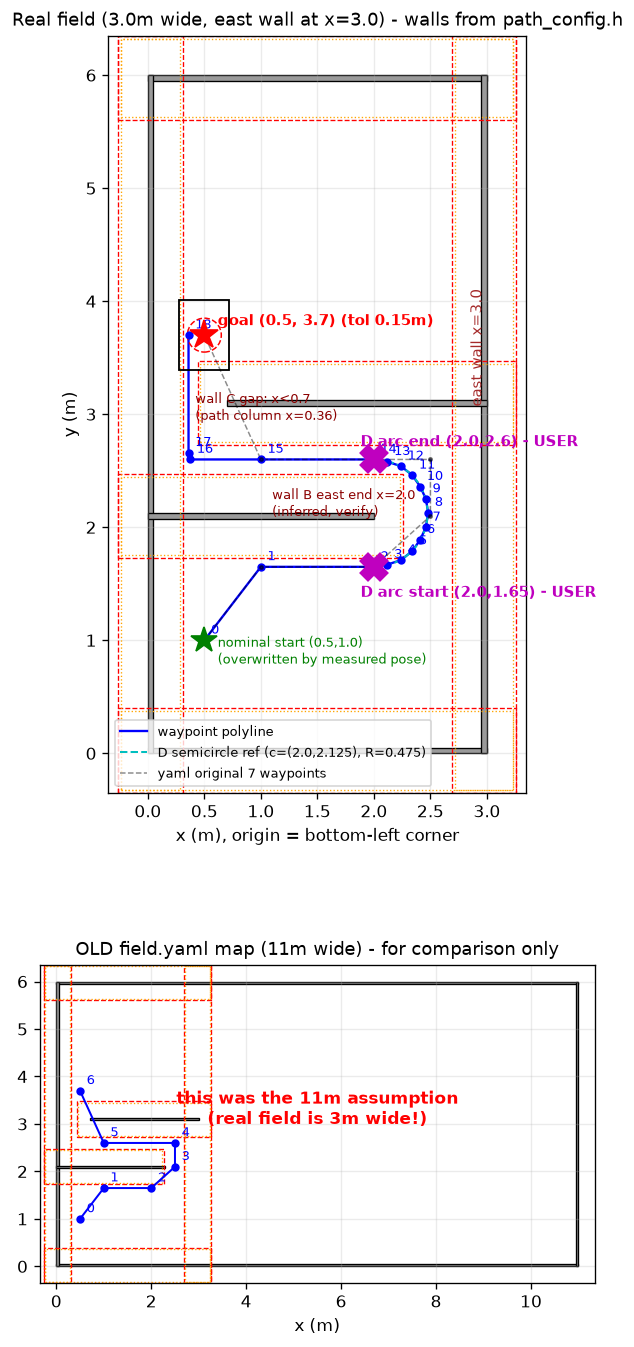

The Python source for this figure:
# -*- coding: utf-8 -*-
"""
map_check.py —— 场地地图 + 路径点可视化检查工具(仅 PC 运行,不参与 Keil 编译)

用途:
  把 user/path_planner/path_config.h 里的真实场地(墙表)与路径点画出来,
  并标记用户给出的关键点,用于肉眼核对场地几何是否有问题。

数据来源(与 C 代码同一份配置,永远同步):
  - PATH_WALLS_TABLE      真实墙体
  - PATH_WAYPOINTS_TABLE  路径点(含注释标签)
  - 机器人尺寸 / 膨胀余量 / 终点与到达容差

输出:
  1) map_check.png         地图(真实场地 + yaml 旧地图对比)
  2) 控制台文字报告       每个路径点到墙的距离、线段是否穿墙、关键净距

运行:
  pip install matplotlib
  python3 map_check.py
"""
import math
import re
from pathlib import Path

HERE = Path(__file__).resolve().parent
CFG = HERE / "path_config.h"
OUT = HERE / "map_check.png"

# 旧 field.yaml 反推的场地(仅用于对比,注意真实场地是 3m 宽)
YAML_WALLS = [
    (0.000, 0.000, 11.000, 0.049),   # south
    (0.000, 5.951, 11.000, 6.000),   # north
    (0.000, 0.000, 0.049, 6.000),    # west
    (10.951, 0.000, 11.000, 6.000),  # east
    (0.000, 2.075, 2.300, 2.125),    # wall_B
    (0.700, 3.075, 3.000, 3.125),    # wall_C
]
YAML_WAYPOINTS = [
    (0.50, 1.00), (1.00, 1.65), (2.00, 1.65), (2.50, 2.10),
    (2.50, 2.60), (1.00, 2.60), (0.50, 3.70),
]

# ---------------------------------------------------------------- 解析 config
def macro_block(text, name):
    """提取 #define NAME 的完整宏体(含续行),返回字符串。"""
    lines = text.splitlines()
    for idx, ln in enumerate(lines):
        m = re.match(r"#define\s+" + name + r"\b\s*(.*)$", ln)
        if not m:
            continue
        body = m.group(1)
        while body.rstrip().endswith("\\"):
            idx += 1
            body = body.rstrip()[:-1] + "\n" + lines[idx]
        return body
    raise KeyError(name)

def parse_rects(block):
    out = []
    for m in re.finditer(
        r"\{([\d.eE+-]+)f?\s*,\s*([\d.eE+-]+)f?\s*,\s*"
        r"([\d.eE+-]+)f?\s*,\s*([\d.eE+-]+)f?\s*\}\s*,?\s*(/\*.*?\*/)?",
        block, re.S):
        label = (m.group(5) or "").strip("/* ").strip().replace("\n", " ")
        out.append((float(m.group(1)), float(m.group(2)),
                    float(m.group(3)), float(m.group(4)), label))
    return out

def parse_pairs(block):
    out = []
    for m in re.finditer(
        r"\{([\d.eE+-]+)f?\s*,\s*([\d.eE+-]+)f?\s*\}\s*,?\s*(/\*.*?\*/)?",
        block, re.S):
        label = (m.group(3) or "").strip("/* ").strip().replace("\n", " ")
        out.append((float(m.group(1)), float(m.group(2)), label))
    return out

def parse_float(text, name):
    m = re.search(r"#define\s+" + name + r"\s+([\d.eE+-]+)f?", text)
    return float(m.group(1))

cfg = CFG.read_text(encoding="gbk")
WALLS = parse_rects(macro_block(cfg, "PATH_WALLS_TABLE"))
WP    = parse_pairs(macro_block(cfg, "PATH_WAYPOINTS_TABLE"))
ROBOT_L = parse_float(cfg, "PATH_ROBOT_LENGTH_M")
ROBOT_W = parse_float(cfg, "PATH_ROBOT_WIDTH_M")
SAFE_M  = parse_float(cfg, "PATH_SAFETY_MARGIN_M")
HARD_M  = parse_float(cfg, "PATH_HARD_MARGIN_M")
GOAL    = (parse_float(cfg, "PATH_GOAL_X_M"), parse_float(cfg, "PATH_GOAL_Y_M"))
TOL     = parse_float(cfg, "PATH_ARRIVE_TOL_M")

# 软/硬膨胀量(轴对齐矩形,yaw 锁定)
SOFT = (ROBOT_W / 2 + SAFE_M, ROBOT_L / 2 + SAFE_M)
HARD = (ROBOT_W / 2 + HARD_M, ROBOT_L / 2 + HARD_M)

# ---------------------------------------------------------------- 几何工具
def rect_dist(w, x, y):
    dx = (w[0] - x) if x < w[0] else ((x - w[2]) if x > w[2] else 0.0)
    dy = (w[1] - y) if y < w[1] else ((y - w[3]) if y > w[3] else 0.0)
    return math.hypot(dx, dy)

def wall_dist(walls, x, y):
    return min(rect_dist(w, x, y) for w in walls)

def inside(walls, x, y, eps=0.0):
    return any(w[0] + eps < x < w[2] - eps and w[1] + eps < y < w[3] - eps
               for w in walls)

def inflate_walls(walls, dx, dy):
    return [(w[0] - dx, w[1] - dy, w[2] + dx, w[3] + dy) for w in walls]

REAL = [(a, b, c, d) for a, b, c, d, _ in WALLS]
SOFT_WALLS = inflate_walls(REAL, *SOFT)
HARD_WALLS = inflate_walls(REAL, *HARD)

# ---------------------------------------------------------------- 文字报告
print("=" * 72)
print("map_check 报告(数据来自 path_config.h,与 C 代码同一份)")
print("=" * 72)
print(f"场地: 宽 3.0 m x 高 6.0 m  机器人: {ROBOT_L:.3f} x {ROBOT_W:.3f} m")
print(f"软膨胀(整形): 半宽 {SOFT[0]:.3f} / 半长 {SOFT[1]:.3f} m")
print(f"硬膨胀(验收): 半宽 {HARD[0]:.3f} / 半长 {HARD[1]:.3f} m")
print(f"终点: {GOAL}  到达容差: {TOL} m")
print("-" * 72)
print(f"{'#':>2}  {'x':>6}  {'y':>6}  距真实墙(cm)  软墙内?  硬墙内?  标签")
bad = []
for i, (x, y, label) in enumerate(WP):
    d = wall_dist(REAL, x, y)
    si = "是!" if inside(SOFT_WALLS, x, y) else "-"
    hi = "是!" if inside(HARD_WALLS, x, y) else "-"
    if si != "-" or hi != "-":
        bad.append((i, x, y))
    print(f"{i:>2}  {x:6.2f}  {y:6.2f}  {d * 100:9.1f}    {si:>4}    {hi:>4}   {label}")

print("-" * 72)
mid_bad = []
for i in range(1, len(WP)):
    mx = (WP[i - 1][0] + WP[i][0]) / 2
    my = (WP[i - 1][1] + WP[i][1]) / 2
    if inside(HARD_WALLS, mx, my):
        mid_bad.append((i - 1, i, mx, my))
print(f"路径点落在软/硬膨胀墙内: {len(bad)} 个", ("-> " + str(bad)) if bad else "(无,OK)")
print(f"相邻点弦线中点穿硬膨胀墙: {len(mid_bad)} 处",
      ("-> " + str(mid_bad)) if mid_bad else "(无,OK)")

print("-" * 72)
print("关键净距(手动核对项):")
d_apex = wall_dist(REAL, 2.48, 2.13)
print(f"  D 角圆弧顶点 (2.48,2.13) 到东墙: {d_apex * 100:.1f} cm"
      f"(车体余量 {(d_apex - ROBOT_W / 2) * 100:.1f} cm)")
d_gap_w = wall_dist(REAL, 0.36, 3.0)
print(f"  墙C缺口列 x=0.36 到西墙: {d_gap_w * 100:.1f} cm"
      f"(车体余量 {(d_gap_w - ROBOT_W / 2) * 100:.1f} cm)")
# 墙C 是 xmin > 0.36 的墙里 xmin 最小的那堵
wc = min((w for w in REAL if w[0] > 0.36), key=lambda w: w[0])
d_gap_c = rect_dist(wc, 0.36, 3.10)   # y=3.10 落在墙C y 范围内
print(f"  墙C缺口列 x=0.36 到墙C(xmin={wc[0]:.2f}): {d_gap_c * 100:.1f} cm"
      f"(车体余量 {(d_gap_c - ROBOT_W / 2) * 100:.1f} cm)")
d_b = wall_dist(REAL, 1.0, 2.60)
print(f"  通道2 (1.0,2.60) 到墙B: {d_b * 100:.1f} cm"
      f"(车体余量 {(d_b - ROBOT_L / 2) * 100:.1f} cm)")
d_b1 = wall_dist(REAL, 2.0, 1.65)
print(f"  通道1 (2.0,1.65) 到墙B: {d_b1 * 100:.1f} cm"
      f"(车体余量 {(d_b1 - ROBOT_L / 2) * 100:.1f} cm)")
d_goal = math.hypot(WP[-1][0] - GOAL[0], WP[-1][1] - GOAL[1])
print(f"  末路点 {WP[-1][0]:.2f},{WP[-1][1]:.2f} 到终点 {GOAL}: {d_goal * 100:.1f} cm"
      f"(到达容差 {TOL * 100:.0f} cm,{'OK' if d_goal <= TOL else '超容差!'})")
print("=" * 72)
print("注意: 墙B东端 x=2.0 与墙C东端延伸到东墙为反推值,需实车量测确认。")

# ---------------------------------------------------------------- 画图
import matplotlib
matplotlib.use("Agg")
import matplotlib.pyplot as plt
import matplotlib.patches as mp

fig = plt.figure(figsize=(9.5, 13.5))
gs = fig.add_gridspec(2, 1, height_ratios=[1.0, 0.42], hspace=0.32)

def draw_map(ax, walls, title, xmax):
    for w in walls:
        ax.add_patch(mp.Rectangle((w[0], w[1]), w[2] - w[0], w[3] - w[1],
                                  fc="#9a9a9a", ec="k", lw=0.8, zorder=1))
    for w in SOFT_WALLS:
        ax.add_patch(mp.Rectangle((w[0], w[1]), w[2] - w[0], w[3] - w[1],
                                  fc="none", ec="red", lw=0.8, ls="--", zorder=2))
    for w in HARD_WALLS:
        ax.add_patch(mp.Rectangle((w[0], w[1]), w[2] - w[0], w[3] - w[1],
                                  fc="none", ec="orange", lw=0.8, ls=":", zorder=2))
    ax.set_xlim(-0.35, xmax + 0.35)
    ax.set_ylim(-0.35, 6.35)
    ax.set_aspect("equal")
    ax.set_title(title, fontsize=11)
    ax.grid(alpha=0.25)

# ---- 主图:真实场地(3m) ----
ax = fig.add_subplot(gs[0])
draw_map(ax, REAL, "Real field (3.0m wide, east wall at x=3.0) - walls from path_config.h", 3.0)
ax.plot([p[0] for p in WP], [p[1] for p in WP], "b-", lw=1.4, zorder=3, label="waypoint polyline")
for i, (x, y, _) in enumerate(WP):
    ax.plot(x, y, "bo", ms=4, zorder=4)
    ax.annotate(str(i), (x, y), textcoords="offset points", xytext=(4, 4), fontsize=8, color="b")
# 用户给的点
ax.plot(2.00, 1.65, "mX", ms=14, mew=2.5, zorder=6)
ax.plot(2.00, 2.60, "mX", ms=14, mew=2.5, zorder=6)
ax.annotate("D arc start (2.0,1.65) - USER", (2.00, 1.65), textcoords="offset points",
            xytext=(-8, -18), fontsize=9, color="m", fontweight="bold")
ax.annotate("D arc end (2.0,2.6) - USER", (2.00, 2.60), textcoords="offset points",
            xytext=(-8, 8), fontsize=9, color="m", fontweight="bold")
# D 角参考半圆
th = [a * math.pi / 180 for a in range(-90, 91, 5)]
ax.plot([2.0 + 0.475 * math.cos(t) for t in th],
        [2.125 + 0.475 * math.sin(t) for t in th], "c--", lw=1.2, zorder=3,
        label="D semicircle ref (c=(2.0,2.125), R=0.475)")
# yaml 原始 7 点(淡灰,对照)
ax.plot([p[0] for p in YAML_WAYPOINTS], [p[1] for p in YAML_WAYPOINTS],
        "k--", lw=0.9, alpha=0.45, zorder=3, label="yaml original 7 waypoints")
ax.plot([p[0] for p in YAML_WAYPOINTS], [p[1] for p in YAML_WAYPOINTS],
        "k.", ms=4, alpha=0.5, zorder=4)
# 起点 / 终点
ax.plot(0.50, 1.00, "g*", ms=16, zorder=6)
ax.annotate("nominal start (0.5,1.0)\n(overwritten by measured pose)",
            (0.50, 1.00), textcoords="offset points", xytext=(8, -14), fontsize=8, color="g")
ax.plot(GOAL[0], GOAL[1], "r*", ms=18, zorder=6)
ax.annotate(f"goal {GOAL} (tol {TOL:.2f}m)", (GOAL[0], GOAL[1]),
            textcoords="offset points", xytext=(8, 6), fontsize=9, color="r", fontweight="bold")
ax.add_patch(mp.Circle(GOAL, TOL, fc="none", ec="r", lw=0.9, ls="--", zorder=3))
# 机器人在终点位置的轮廓(轴对齐)
ax.add_patch(mp.Rectangle((GOAL[0] - ROBOT_W / 2, GOAL[1] - ROBOT_L / 2),
                          ROBOT_W, ROBOT_L, fc="none", ec="k", lw=1.1, ls="-", zorder=5))
# 关键标注
ax.annotate("east wall x=3.0", (2.85, 3.1), rotation=90, fontsize=9, color="brown")
ax.annotate("wall C gap: x<0.7\n(path column x=0.36)", (0.42, 2.95),
            fontsize=8, color="darkred")
ax.annotate("wall B east end x=2.0\n(inferred, verify)", (1.1, 2.10), fontsize=8, color="darkred")
ax.legend(loc="lower left", fontsize=8, ncol=1)
ax.set_xlabel("x (m), origin = bottom-left corner")
ax.set_ylabel("y (m)")

# ---- 对照图:旧 field.yaml(11m 场地) ----
ax2 = fig.add_subplot(gs[1])
draw_map(ax2, YAML_WALLS, "OLD field.yaml map (11m wide) - for comparison only", 11.0)
ax2.plot([p[0] for p in YAML_WAYPOINTS], [p[1] for p in YAML_WAYPOINTS],
         "b-", lw=1.2)
for i, (x, y) in enumerate(YAML_WAYPOINTS):
    ax2.plot(x, y, "bo", ms=4)
    ax2.annotate(str(i), (x, y), textcoords="offset points", xytext=(4, 4), fontsize=8, color="b")
ax2.annotate("this was the 11m assumption\n(real field is 3m wide!)",
             (5.5, 3.0), fontsize=10, color="red", ha="center", fontweight="bold")
ax2.set_xlabel("x (m)")

fig.savefig(OUT, dpi=120, bbox_inches="tight")
print(f"\n地图已保存: {OUT}")
